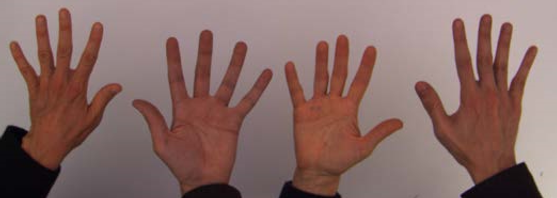
#> input picture ObjectDection-Coursera/Images/Hands.png, 557 x 198 px; the run also reads 3 pictures not shown here
$ jupyter execute W1-Exercises.ipynb   (shell and % lines are left out)
#> lines starting #> are read from the running program, lines starting #| are printed output that depends on the picture; after the words box and inside, x2 and y2 are one past the last pixel; in counts of white or black regions, pixels touching at a corner belong together
### MatplotLib and Numpy Implementation

[cell 1]
import numpy as np
import matplotlib.pyplot as plt
from mpl_toolkits.mplot3d import Axes3D
print('Numpy version', np.__version__)

[cell 2]
handsImg = plt.imread('../Images/Hands.png') #returns numpy array. RGBA
#> handsImg is the input picture: shape (198, 557, 4) float32; mean R, G, B, A 0.529, 0.415, 0.398, 1
plt.imshow(handsImg[:,:,0:3])
plt.axis('off');

[cell 3]
def getImageChannels(img:np.ndarray)->(np.ndarray,np.ndarray,np.ndarray):
    B = img[:,:,1] #Get Blue Channel
    G = img[:,:,2] #Get Green Channel
    R = img[:,:,0] #Get RED Channel
    return (R,G,B)

(R,G,B)=getImageChannels(handsImg)
fig = plt.figure(figsize=(100,4))
(ax1,ax2,ax3)= fig.subplots(3,1)
ax1.imshow(B,cmap='Blues')
ax1.axis('off')
ax2.imshow(G,cmap='Greens')
ax2.axis('off')
ax3.imshow(R,cmap='Reds')
ax3.axis('off');

[cell 4]
fig = plt.figure(figsize=(10,6))
ax = fig.add_subplot(111, projection='3d')
ax.set_xlabel('R')
ax.set_ylabel('G')
ax.set_zlabel('B')
#Normal View
ax.scatter(R,G,B,s=1,zdir='z',c=handsImg[:,:,0:3].reshape(R.size,3));
ax.view_init(elev=45,azim=220)

### ANGLE VIEW TO SEE B CHANNEL AND R CHANNEL

[cell 5]
fig = plt.figure(figsize=(10,6))
ax = fig.add_subplot(111, projection='3d')
ax.set_xlabel('R')
ax.set_ylabel('G')
ax.set_zlabel('B')
ax.scatter(R,G,B,s=1,zdir='z',c=handsImg[:,:,0:3].reshape(R.size,3));
ax.view_init(elev=0,azim=270)

### ANGLE VIEW TO SEE G CHANNEL AND R CHANNEL

[cell 6]
fig = plt.figure(figsize=(10,6))
ax = fig.add_subplot(111, projection='3d')
ax.set_xlabel('R')
ax.set_ylabel('G')
ax.set_zlabel('B')
ax.scatter(R,G,B,s=1,zdir='z',c=handsImg[:,:,0:3].reshape(R.size,3));
ax.view_init(elev=90,azim=180)

### Pixel Classifier - Descriptor

[cell 7]
def getHands(R:np.ndarray, G:np.ndarray, B:np.ndarray):
    z = np.zeros(R.size).reshape(R.shape)
    o = np.ones(R.size).reshape(R.shape)
    newR = np.where(R>=0.25,R,z)
    newR = np.where(R<=0.65,R,z)

    newG = np.where(G>=0.4,G,z)
    newG = np.where(G<=0.3,G,z)

    newB = np.where(B>=0.1,B,z)
    newB = np.where(B<=0.3,B,z)

    sumIMG = (newR+newG+newB)
    newIMG = np.where(sumIMG>0.65,o,z)
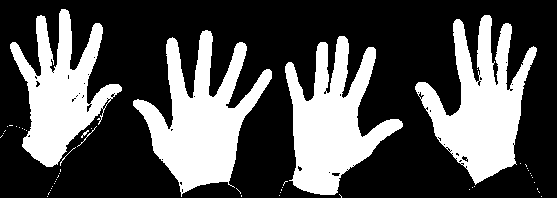
#> newIMG: shape (198, 557) float64; values 0 (black) and 1 (white), 33.1% white; 52 white regions (45 under 20 px), largest, box (x1, y1, x2, y2) and area: (133, 30, 272, 197) 9930, (415, 15, 537, 185) 9468, (285, 36, 403, 195) 9106
    # [4 lines of commented-out code are left out]
    plt.axis('off')
    plt.imshow(newIMG,cmap='binary');
    return newIMG

getHands(R,G,B)

### OpenCV Implementation

[cell 8]
import cv2
import matplotlib.pyplot as plt
print('OpenCV version', cv2.__version__)
handsImg2 = cv2.imread('../Images/Hands.png') #returns numpy array. BGR
handsImg2_RGB = cv2.cvtColor(handsImg2,cv2.COLOR_BGR2RGB)
plt.imshow(handsImg2_RGB)
plt.axis('off');

### Color Cordinates Algorithm

[cell 9]
handsImg = plt.imread('../Images/Hands.png') #returns numpy array. RGBA
handsImg1 = plt.imread('../Images/Hands_1.png') #returns numpy array. RGBA
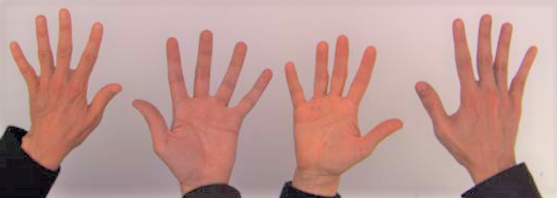
#> input picture ObjectDection-Coursera/Images/Hands_1.png, 557 x 198 px
#> handsImg1 is the input picture: shape (198, 557, 4) float32; mean R, G, B, A 0.741, 0.59, 0.569, 1
handsImg2 = plt.imread('../Images/Hands_2.png') #returns numpy array. RGBA
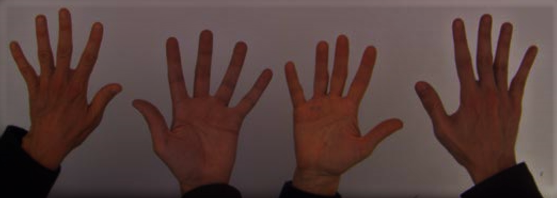
#> input picture ObjectDection-Coursera/Images/Hands_2.png, 557 x 198 px
#> handsImg2 is the input picture: shape (198, 557, 4) float32; mean R, G, B, A 0.34, 0.251, 0.238, 1

fig, (ax1,ax2,ax3) = plt.subplots(3,1)
ax1.axis('off')
ax2.axis('off')
ax3.axis('off')
ax1.imshow(handsImg[:,:,0:3]);
ax2.imshow(handsImg1[:,:,0:3]);
ax3.imshow(handsImg2[:,:,0:3]);
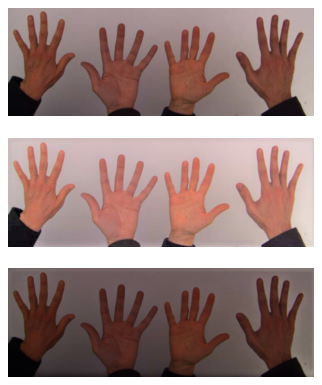
#> figure drawn by matplotlib, 3 panels

[cell 10]
(R,G,B) =getImageChannels(handsImg)
getHands(R,G,B)

[cell 11]
(R1,G1,B1) =getImageChannels(handsImg1)
#> in getImageChannels (call 3), `R = img[:,:,0]`:
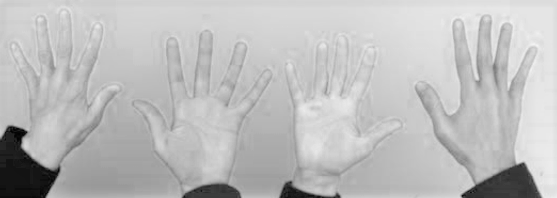
#> R: shape (198, 557) float32; min 0.00784, max 0.953, mean 0.74
getHands(R1,G1,B1)
#> in getHands (call 3), `newIMG = np.where(sumIMG>0.65,o,z)`: newIMG: shape (198, 557) float64; values 0 (black) and 1 (white), 0.84% white in thin lines or dots, all inside (x1, y1, x2, y2) = (0, 64, 541, 198)

[cell 12]
(R2,G2,B2) =getImageChannels(handsImg2)
getHands(R2,G2,B2)
#> in getHands (call 4), `newB = np.where(B<=0.3,B,z)`:
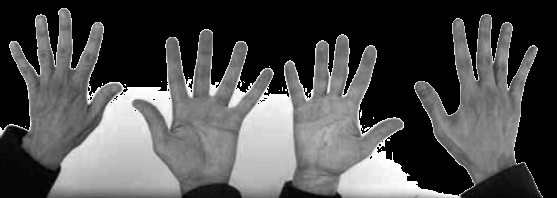
#> newB: shape (198, 557) float64; min 0, max 0.298, mean 0.0923; drawn with min black and max white
#> in getHands (call 4), `sumIMG = (newR+newG+newB)`:
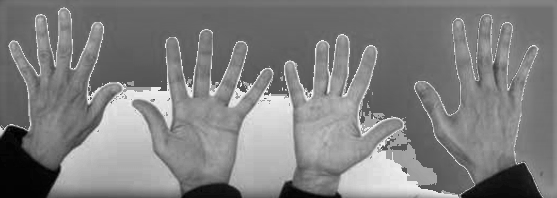
#> sumIMG: shape (198, 557) float64; min 0.0157, max 1.02, mean 0.518; drawn with min black and max white
#> in getHands (call 4), `newIMG = np.where(sumIMG>0.65,o,z)`:
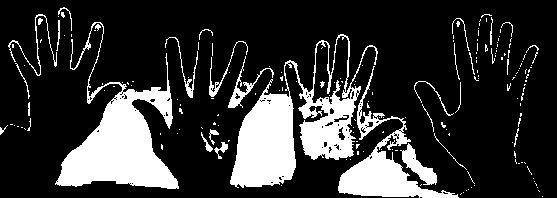
#> newIMG: shape (198, 557) float64; values 0 (black) and 1 (white), 20.3% white; 186 white regions (154 under 20 px), largest, box (x1, y1, x2, y2) and area: (230, 34, 378, 188) 8246, (55, 22, 179, 189) 7397, (338, 66, 459, 198) 3540

[cell 13]
def getChannelsInColorCoordinates(R:np.ndarray, G:np.ndarray, B:np.ndarray)->(np.ndarray,np.ndarray,np.ndarray):
    ch = R+G+B
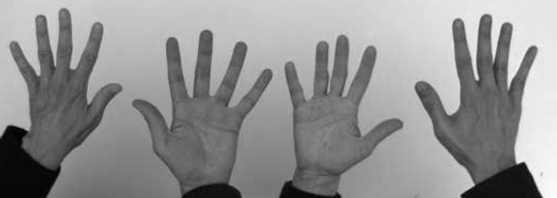
#> ch: shape (198, 557) float32; min 0.0275, max 2.32, mean 1.34; drawn with min black and max white
    ch_R = R/ch
    ch_G = G/ch
    ch_B = B/ch
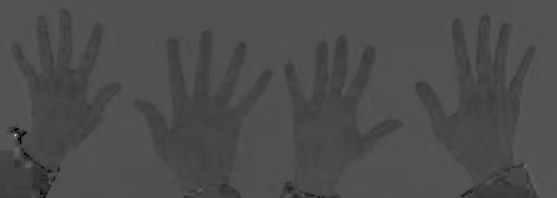
#> ch_B: shape (198, 557) float32; min 0, max 0.857, mean 0.301
    return (ch_R,ch_G,ch_B)

[cell 14]
newR, newG, newB = getChannelsInColorCoordinates(R,G,B)
img = np.zeros(newR.size*3).reshape(newR.shape[0],newR.shape[1],3)
img[:,:,0]=newR
img[:,:,1]=newG
img[:,:,2]=newB
plt.imshow(img)
plt.axis('off');

[cell 15]
getHands(newR,newG,newB)

[cell 16]
newR1, newG1, newB1 = getChannelsInColorCoordinates(R1,G1,B1)
img1 = np.zeros(newR1.size*3).reshape(newR1.shape[0],newR1.shape[1],3)
img1[:,:,0]=newR1
img1[:,:,1]=newG1
img1[:,:,2]=newB1
plt.imshow(img1)
plt.axis('off');

[cell 17]
getHands(newR1,newG1,newB)

[cell 18]
newR2, newG2, newB2 = getChannelsInColorCoordinates(R2,G2,B2)
img2 = np.zeros(newR2.size*3).reshape(newR2.shape[0],newR2.shape[1],3)
img2[:,:,0]=newR2
img2[:,:,1]=newG2
img2[:,:,2]=newB2
plt.imshow(img2)
plt.axis('off');

[cell 19]
getHands(newR2,newG2,newB2)

### White Patch Algorithm

[cell 20]
handsImg1 = plt.imread('../Images/Hands.png') #returns numpy array. RGBA
handsImg3 = plt.imread('../Images/Hands_3.png') #returns numpy array. RGBA
handsImg4 = plt.imread('../Images/Hands_4.png') #returns numpy array. RGBA
handsImg5 = plt.imread('../Images/Hands_5.png') #returns numpy array. RGBA

fig, (ax1,ax2,ax3, ax4) = plt.subplots(4,1)
ax1.imshow(handsImg1[:,:,0:3])
ax1.axis('off');
ax2.imshow(handsImg3[:,:,0:3]);
ax2.axis('off');
ax3.imshow(handsImg4[:,:,0:3]);
ax3.axis('off');
ax4.imshow(handsImg5[:,:,0:3]);
ax4.axis('off');

[cell 21]
getHands(R,G,B)

[cell 22]
(R3,G3,B3) =getImageChannels(handsImg3)
getHands(R3,G3,B3)

[cell 23]
(R4,G4,B4) =getImageChannels(handsImg4)
getHands(R4,G4,B4)

[cell 24]
newR4, newG4, newB4 = getChannelsInColorCoordinates(R4,G4,B4)
img4 = np.zeros(newR4.size*3).reshape(newR4.shape[0],newR4.shape[1],3)
img4[:,:,0]=newR4
img4[:,:,1]=newG4
img4[:,:,2]=newB4
plt.axis('off')
plt.imshow(img4);

[cell 25]
getHands(newR4,newG4,newB4)

[cell 26]
(R5,G5,B5) =getImageChannels(handsImg5)
getHands(R5,G5,B5)

[cell 27]
def whitePatch(R,G,B):
    whiteLight = (1,1,1)
    maxR = R.max()
#> maxR = 0.749
    maxG = G.max()
#> maxG = 0.729
    maxB = B.max()
#> maxB = 0.82
    newR = (whiteLight[0]/maxR)*R
    newG = (whiteLight[1]/maxG)*G
    newB = (whiteLight[2]/maxB)*B
    return (newR,newG,newB)

[cell 28]
newR3, newG3, newB3 = whitePatch(R3,G3,B3)
img3 = np.zeros(newR3.size*3).reshape(newR3.shape[0],newR3.shape[1],3)
img3[:,:,0]=newR3
img3[:,:,1]=newG3
img3[:,:,2]=newB3

fig,(ax1,ax2) = plt.subplots(2,1)
ax1.set_title('Original Image')
ax1.imshow(handsImg3[:,:,0:3]);
ax2.set_title('White Patched Image')
ax2.imshow(img3)
ax1.axis('off')
ax2.axis('off');

[cell 29]
newR4, newG4, newB4 = whitePatch(R4,G4,B4)
img4 = np.zeros(newR4.size*3).reshape(newR4.shape[0],newR4.shape[1],3)
img4[:,:,0]=newR4
img4[:,:,1]=newG4
img4[:,:,2]=newB4

fig,(ax1,ax2) = plt.subplots(2,1)
ax1.set_title('Original Image')
ax1.imshow(handsImg4[:,:,0:3]);
ax2.set_title('White Patched Image')
ax2.imshow(img4)
ax1.axis('off')
ax2.axis('off');

[cell 30]
newR5, newG5, newB5 = whitePatch(R5,G5,B5)
